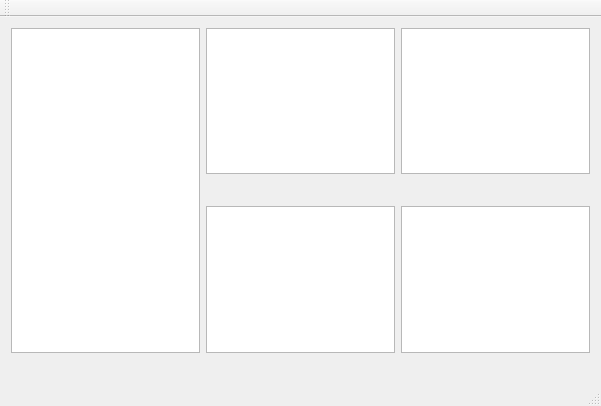
<?xml version="1.0" encoding="UTF-8"?>
<ui version="4.0">
 <class>MainWindow</class>
 <widget class="QMainWindow" name="MainWindow">
  <property name="geometry">
   <rect>
    <x>0</x>
    <y>0</y>
    <width>601</width>
    <height>406</height>
   </rect>
  </property>
  <property name="windowTitle">
   <string>MainWindow</string>
  </property>
  <widget class="QWidget" name="centralWidget">
   <layout class="QGridLayout" name="gridLayout">
    <item row="0" column="0" rowspan="4">
     <widget class="InputGraphicsView" name="input"/>
    </item>
    <item row="0" column="1">
     <widget class="QGraphicsView" name="output1"/>
    </item>
    <item row="3" column="1">
     <widget class="QGraphicsView" name="output3"/>
    </item>
    <item row="0" column="2">
     <widget class="QGraphicsView" name="output2"/>
    </item>
    <item row="3" column="2">
     <widget class="QGraphicsView" name="output4"/>
    </item>
    <item row="2" column="1">
     <widget class="QLabel" name="outputLabel1">
      <property name="text">
       <string/>
      </property>
     </widget>
    </item>
    <item row="2" column="2">
     <widget class="QLabel" name="outputLabel2">
      <property name="text">
       <string/>
      </property>
     </widget>
    </item>
    <item row="4" column="1">
     <widget class="QLabel" name="outputLabel3">
      <property name="text">
       <string/>
      </property>
     </widget>
    </item>
    <item row="4" column="2">
     <widget class="QLabel" name="outputLabel4">
      <property name="text">
       <string/>
      </property>
     </widget>
    </item>
    <item row="4" column="0">
     <widget class="QLabel" name="inputLabel">
      <property name="maximumSize">
       <size>
        <width>16777215</width>
        <height>25</height>
       </size>
      </property>
      <property name="text">
       <string/>
      </property>
     </widget>
    </item>
   </layout>
  </widget>
  <widget class="QMenuBar" name="menuBar">
   <property name="geometry">
    <rect>
     <x>0</x>
     <y>0</y>
     <width>601</width>
     <height>25</height>
    </rect>
   </property>
  </widget>
  <widget class="QToolBar" name="mainToolBar">
   <attribute name="toolBarArea">
    <enum>TopToolBarArea</enum>
   </attribute>
   <attribute name="toolBarBreak">
    <bool>false</bool>
   </attribute>
  </widget>
  <widget class="QStatusBar" name="statusBar"/>
 </widget>
 <layoutdefault spacing="6" margin="11"/>
 <customwidgets>
  <customwidget>
   <class>InputGraphicsView</class>
   <extends>QGraphicsView</extends>
   <header>inputgraphicsview.h</header>
  </customwidget>
 </customwidgets>
 <resources/>
 <connections/>
</ui>
